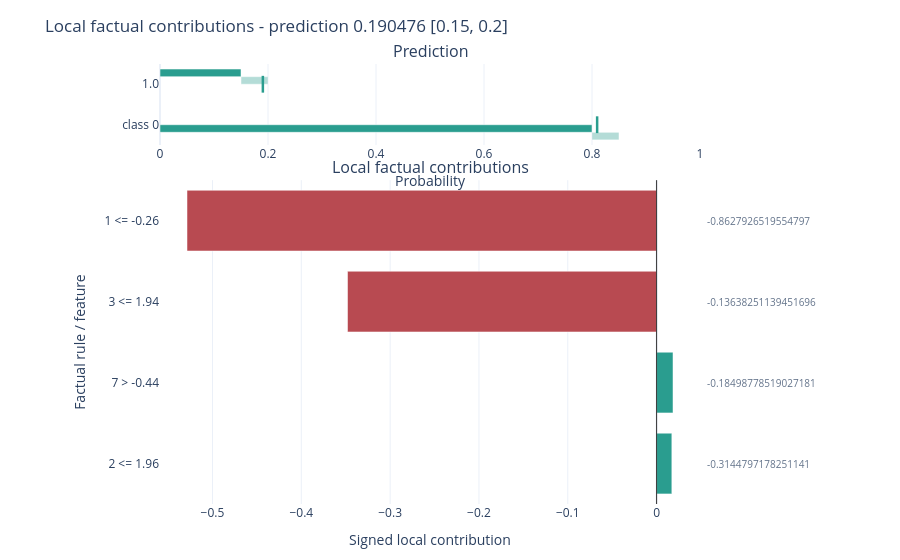

Here is the notebook cell this chart was saved with:
### Code cell
factual[0].plot(style="plotly.local.factual_bars", show=True);

### Figure 1 — Plotly figure (JSON) as saved in the notebook; plotly's stock layout.template omitted (floating-point values rounded to 4 significant figures)
{"data": [{"base": [0], "hovertemplate": "%{hovertext}<extra></extra>", "hovertext": ["1.0: 0.190476<br>Interval: [0.15, 0.2]"], "marker": {"color": "#2a9d8f"}, "name": "solid: 1.0", "orientation": "h", "showlegend": false, "type": "bar", "x": [0.15], "xaxis": "x", "y": ["1.0"], "yaxis": "y"}, {"base": [0.15], "hoverinfo": "skip", "marker": {"color": "#2a9d8f", "opacity": 0.35}, "name": "interval: 1.0", "orientation": "h", "showlegend": false, "type": "bar", "x": [0.05], "xaxis": "x", "y": ["1.0"], "yaxis": "y"}, {"hovertemplate": "%{hovertext}<extra></extra>", "hovertext": ["1.0: 0.190476<br>Interval: [0.15, 0.2]"], "marker": {"color": "#2a9d8f", "line": {"color": "#2a9d8f", "width": 2.5}, "size": 12, "symbol": "line-ns-open"}, "mode": "markers", "name": "marker: 1.0", "showlegend": false, "type": "scatter", "x": [0.1905], "xaxis": "x", "y": ["1.0"], "yaxis": "y"}, {"base": [0], "hovertemplate": "%{hovertext}<extra></extra>", "hovertext": ["class 0: 0.809524<br>Interval: [0.8, 0.85]"], "marker": {"color": "#2a9d8f"}, "name": "solid: class 0", "orientation": "h", "showlegend": false, "type": "bar", "x": [0.8], "xaxis": "x", "y": ["class 0"], "yaxis": "y"}, {"base": [0.8], "hoverinfo": "skip", "marker": {"color": "#2a9d8f", "opacity": 0.35}, "name": "interval: class 0", "orientation": "h", "showlegend": false, "type": "bar", "x": [0.05], "xaxis": "x", "y": ["class 0"], "yaxis": "y"}, {"hovertemplate": "%{hovertext}<extra></extra>", "hovertext": ["class 0: 0.809524<br>Interval: [0.8, 0.85]"], "marker": {"color": "#2a9d8f", "line": {"color": "#2a9d8f", "width": 2.5}, "size": 12, "symbol": "line-ns-open"}, "mode": "markers", "name": "marker: class 0", "showlegend": false, "type": "scatter", "x": [0.8095], "xaxis": "x", "y": ["class 0"], "yaxis": "y"}, {"hovertemplate": "%{hovertext}<extra></extra>", "hovertext": ["Rule: 1 <= -0.26<br>Feature: 1<br>Feature index: 1<br>Current value: -0.8627926519554797<br>Contribution: -0.528694<br>Contribution interval: [-0.556814, -0.512776]<br>Interval width: 0.0440379<br>Crosses zero: no<br>Prediction: 0.190476<br>Prediction interval: [0.15, 0.2]<br>Task: classification<br>Mode: classification", "Rule: 3 <= 1.94<br>Feature: 3<br>Feature index: 3<br>Current value: -0.13638251139451696<br>Contribution: -0.347985<br>Contribution interval: [-0.392857, -0.309524]<br>Interval width: 0.0833333<br>Crosses zero: no<br>Prediction: 0.190476<br>Prediction interval: [0.15, 0.2]<br>Task: classification<br>Mode: classification", "Rule: 7 > -0.44<br>Feature: 7<br>Feature index: 7<br>Current value: -0.18498778519027181<br>Contribution: +0.0184776<br>Contribution interval: [0.00768588, 0.0703008]<br>Interval width: 0.0626149<br>Crosses zero: no<br>Prediction: 0.190476<br>Prediction interval: [0.15, 0.2]<br>Task: classification<br>Mode: classification", "Rule: 2 <= 1.96<br>Feature: 2<br>Feature index: 2<br>Current value: -0.3144797178251141<br>Contribution: +0.0171668<br>Contribution interval: [0.002886, 0.085213]<br>Interval width: 0.082327<br>Crosses zero: no<br>Prediction: 0.190476<br>Prediction interval: [0.15, 0.2]<br>Task: classification<br>Mode: classification"], "marker": {"color": ["#b84a51", "#b84a51", "#2a9d8f", "#2a9d8f"]}, "name": "contribution", "orientation": "h", "type": "bar", "x": [-0.5287, -0.348, 0.01848, 0.01717], "xaxis": "x2", "y": ["1 <= -0.26", "3 <= 1.94", "7 > -0.44", "2 <= 1.96"], "yaxis": "y2"}], "layout": {"annotations": [{"font": {"size": 16}, "showarrow": false, "text": "Prediction", "x": 0.5, "xanchor": "center", "xref": "paper", "y": 1, "yanchor": "bottom", "yref": "paper"}, {"font": {"size": 16}, "showarrow": false, "text": "Local factual contributions", "x": 0.5, "xanchor": "center", "xref": "paper", "y": 0.736, "yanchor": "bottom", "yref": "paper"}, {"align": "left", "font": {"color": "#64748b", "size": 10}, "showarrow": false, "text": "-0.8627926519554797", "x": 1.01, "xanchor": "left", "xref": "paper", "y": "1 <= -0.26", "yref": "y2"}, {"align": "left", "font": {"color": "#64748b", "size": 10}, "showarrow": false, "text": "-0.13638251139451696", "x": 1.01, "xanchor": "left", "xref": "paper", "y": "3 <= 1.94", "yref": "y2"}, {"align": "left", "font": {"color": "#64748b", "size": 10}, "showarrow": false, "text": "-0.18498778519027181", "x": 1.01, "xanchor": "left", "xref": "paper", "y": "7 > -0.44", "yref": "y2"}, {"align": "left", "font": {"color": "#64748b", "size": 10}, "showarrow": false, "text": "-0.3144797178251141", "x": 1.01, "xanchor": "left", "xref": "paper", "y": "2 <= 1.96", "yref": "y2"}], "bargap": 0.25, "margin": {"b": 56, "l": 160, "r": 200, "t": 64}, "shapes": [{"line": {"color": "#333333", "width": 1}, "type": "line", "x0": 0, "x1": 0, "xref": "x2", "y0": 0, "y1": 1, "yref": "y2 domain"}], "showlegend": false, "title": {"text": "Local factual contributions - prediction 0.190476 [0.15, 0.2]"}, "xaxis": {"anchor": "y", "domain": [0, 1], "range": [0, 1], "title": {"text": "Probability"}}, "xaxis2": {"anchor": "y2", "domain": [0, 1], "title": {"text": "Signed local contribution"}}, "yaxis": {"anchor": "x", "autorange": "reversed", "domain": [0.816, 1]}, "yaxis2": {"anchor": "x2", "autorange": "reversed", "domain": [0, 0.736], "title": {"text": "Factual rule / feature"}}}}
